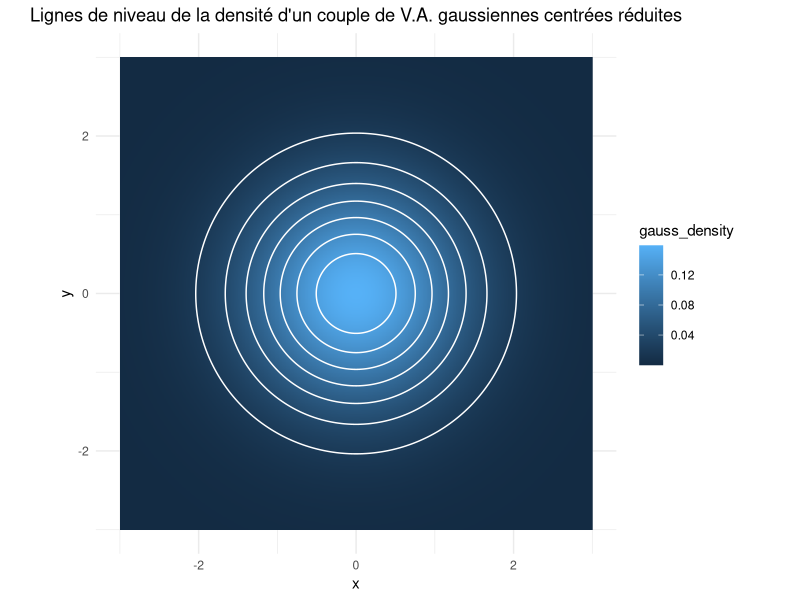
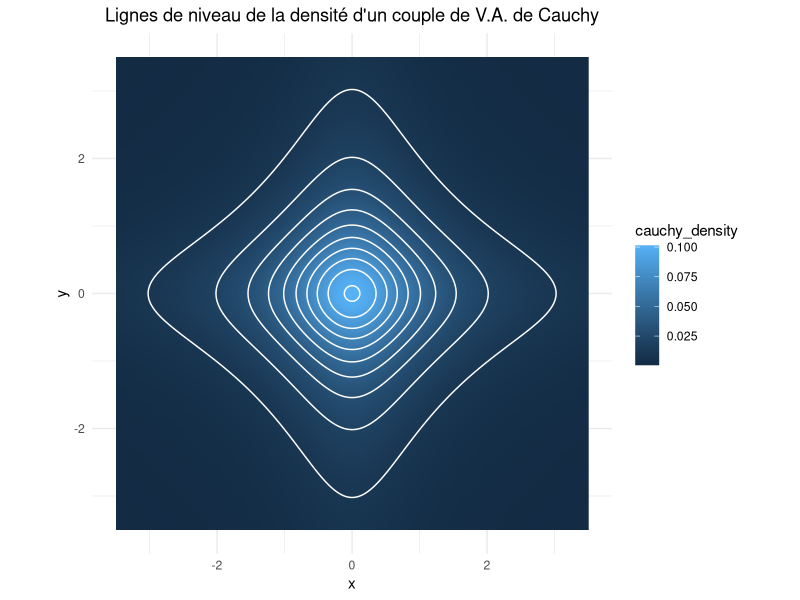
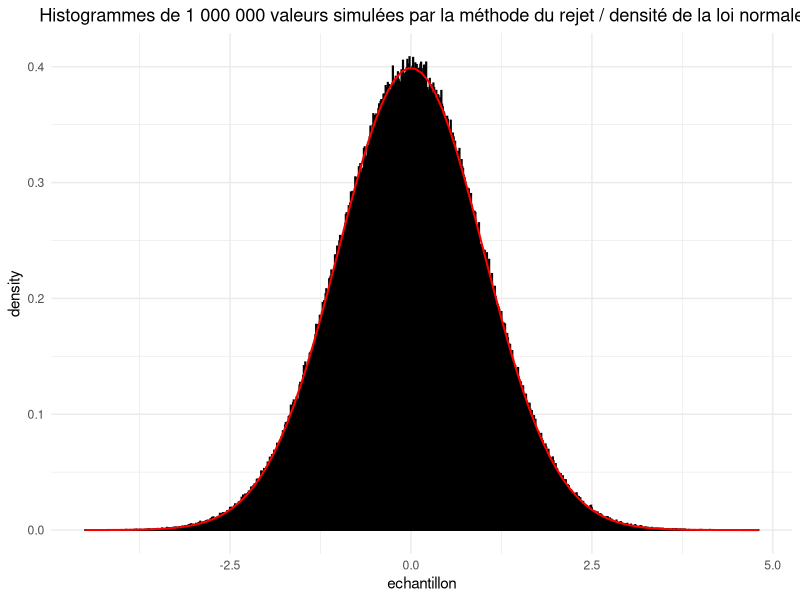
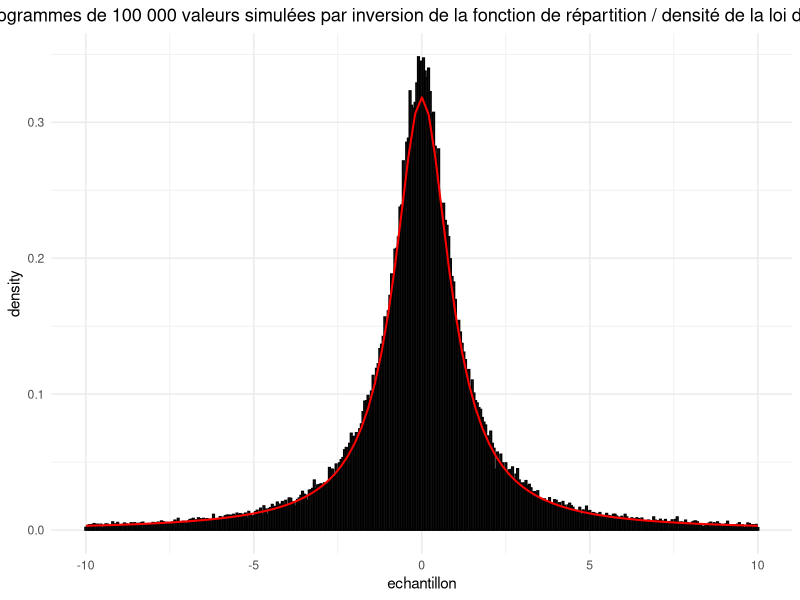
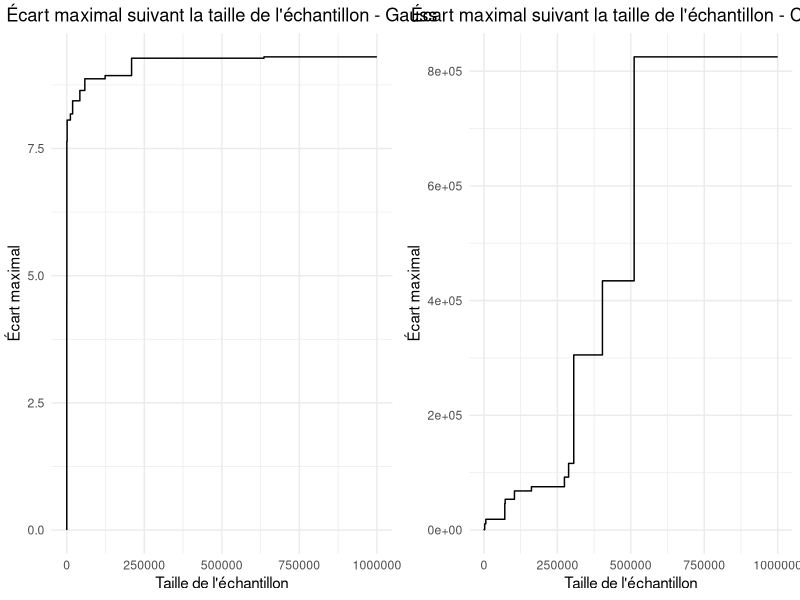
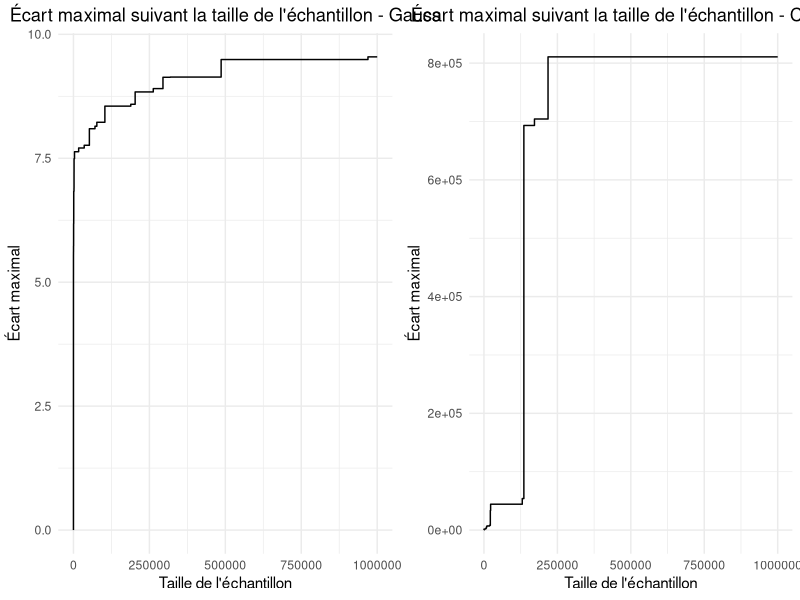
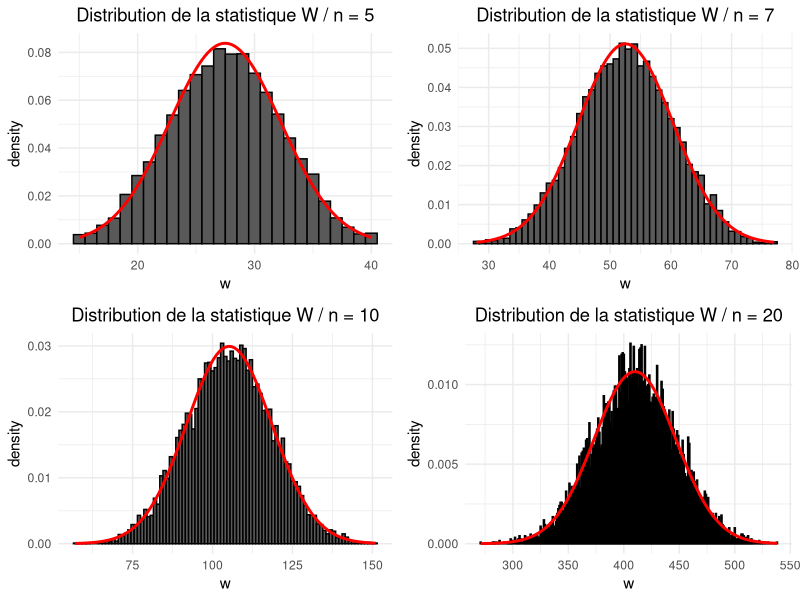
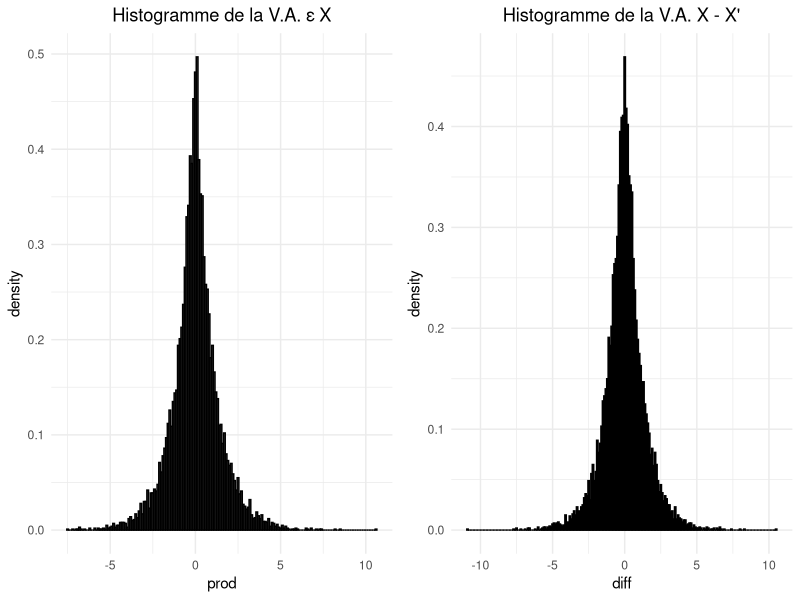

Source code (R) for these figures, in order:
## ---- chunk 1
library(knitr)
library(tidyverse)
library(ggplot2)
library(gridExtra)
opts_chunk$set(echo = TRUE,
               fig.align = "center",
               fig.retina = 2,
               fig.width = 10,
               cache = FALSE,
               cache.lazy = FALSE)
## ---- chunk 2
# Densité de probabilité gaussienne dans R^2
gaussian_density <- function(x,y){
  return( exp( -0.5 * ( x^2 + y^2 ) ) / (2*pi) )
}

# On génère une grille d coordonnées (x,y), ainsi que la densité associée
x = seq(-3,3,0.01)
y = seq(-3,3,0.01)
don_gauss <- expand_grid(x, y) %>%
  mutate( gauss_density = gaussian_density(x,y))

# Représentation graphique
ggplot( data = don_gauss ) +
  aes( x = x, y = y, z = gauss_density ) +
  geom_raster( aes( fill = gauss_density ) ) +
  geom_contour( colour = "white" ) +
  coord_fixed( ratio = 1 ) +
  theme_minimal() +
  ggtitle("Lignes de niveau de la densité d'un couple de V.A. gaussiennes centrées réduites") +
  theme( plot.title = element_text(hjust = 0.5) )
## ---- chunk 3
cauchy_density <- function(x,y){
  return( 1 / ( pi^2 * (1+x^2) * (1+y^2) ) )
}

# On génère une grille d coordonnées (x,y), ainsi que la densité associée
x = seq(-3.5,3.5,0.01)
y = seq(-3.5,3.5,0.01)
don_cauchy <- expand_grid(x, y) %>%
  mutate( cauchy_density = cauchy_density(x,y))

# Représentation graphique
ggplot( data = don_cauchy ) +
  aes( x = x, y = y, z = cauchy_density ) +
  geom_raster( aes( fill = cauchy_density ) ) +
  geom_contour( colour = "white" ) +
  coord_fixed( ratio = 1 ) +
  theme_minimal() +
  ggtitle("Lignes de niveau de la densité d'un couple de V.A. de Cauchy") +
  theme( plot.title = element_text(hjust = 0.5) )
## ---- chunk 4
# Import du package qui contient dlaplace(), la densité de la loi de Laplace de paramètre de position 0 et de paramètre d'échelle 1
library(rmutil)
# La constante c de la méthode du rejet explicitée ci-dessus
c<-sqrt( ( 2 * exp(1) ) / pi )

# Implémentation de la fonction echantillon_normal(n) qui génère un échantillon de n valeurs issue d'une V.A normale centrée réduite
echantillon_normal <- function(n){
  
  values <- vector("double", n)
  
  for( i in 1:n ){
    y <- rlaplace(1) # Valeur tirée d'une V.A Laplace
    u <- runif(1) # Valeur tirée d'une V.A uniforme sur [0;1]
    while( c * u * dlaplace(y) > dnorm(y) ){
      y <- rlaplace(1)
      u <- runif(1)
    }
    values[i] <- y
  }
  return(values)
}

# Représentation d'un échantillon normal taille 1 000 000
set.seed(42)
test_normal <- tibble( echantillon = echantillon_normal(1000000))

ggplot( data = test_normal ) +
  geom_histogram( aes( x = echantillon, stat(density)), binwidth = 0.01, colour = "black" ) +
  stat_function( fun = dnorm, args = list( mean = 0,  sd = 1 ), colour = "red", size = 0.7 ) +
  theme_minimal() +
  ggtitle("Histogrammes de 1 000 000 valeurs simulées par la méthode du rejet / densité de la loi normale") +
  theme( plot.title = element_text(hjust = 0.5) )
## ---- chunk 5
# La fonction ci-dessous renvoie n valeurs d'une variable aléatoire de loi de Cauchy,
# via la méthode de l'inverse de Lévy de la fonction de répartition associée
echantillon_cauchy <- function(n){
  u <- runif(n)
  return( tan( pi * ( u - 0.5 ) ) )
}

# On génère 1 000 000 de valeurs
set.seed(42)
test_cauchy <- tibble( echantillon = echantillon_cauchy(100000))

ggplot( data = test_cauchy %>% filter(echantillon < 10 & echantillon > -10)) +
  geom_histogram( aes( x = echantillon, stat(density)), binwidth = 0.05, colour = "black" ) +
  stat_function( fun = dcauchy, args = list( location = 0,  scale = 1 ), colour = "red", size = 0.7 ) +
  theme_minimal() +
  ggtitle("Histogrammes de 100 000 valeurs simulées par inversion de la fonction de répartition / densité de la loi de Cauchy") +
  theme( plot.title = element_text(hjust = 0.5) )
## ---- chunk 6
set.seed(42)

n <- 1000000

# Calcul de l'écart maximal au fur et à mesure que l'échantillon grandit
don_max <- tibble(
  normal = echantillon_normal(n),
  cauchy = echantillon_cauchy(n)
) %>%
  mutate(
    normal_max = cummax(normal),
    cauchy_max = cummax(cauchy),
    normal_min = cummin(normal),
    cauchy_min = cummin(cauchy),
    normal_ecart = normal_max - normal_min,
    cauchy_ecart = cauchy_max - cauchy_min
  ) %>%
  select(
    normal_ecart,
    cauchy_ecart
  )

# Représentation graphique
plots = vector("list", 2)

plots[[1]] <- ggplot(data = don_max) +
  aes( x = 1:n, y = normal_ecart) +
  geom_line() +
  xlab("Taille de l'échantillon") +
  ylab("Écart maximal") +
  theme_minimal() +
  ggtitle("Écart maximal suivant la taille de l'échantillon - Gauss") +
  theme( plot.title = element_text(hjust = 0.5) )

plots[[2]] <- ggplot(data = don_max) +
  aes( x = 1:n, y = cauchy_ecart) +
  geom_line() +
  xlab("Taille de l'échantillon") +
  ylab("Écart maximal") +
  theme_minimal() +
  ggtitle("Écart maximal suivant la taille de l'échantillon - Cauchy") +
  theme( plot.title = element_text(hjust = 0.5) )

gridExtra::grid.arrange( grobs = plots, ncol = 2 )
## ---- chunk 7
n <- 1000000

don_max <- tibble(
  normal = echantillon_normal(n),
  cauchy = echantillon_cauchy(n)
) %>%
  mutate(
    normal_max = cummax(normal),
    cauchy_max = cummax(cauchy),
    normal_min = cummin(normal),
    cauchy_min = cummin(cauchy),
    normal_ecart = normal_max - normal_min,
    cauchy_ecart = cauchy_max - cauchy_min
  ) %>%
  select(
    normal_ecart,
    cauchy_ecart
  )

plots = vector("list", 2)

plots[[1]] <- ggplot(data = don_max) +
  aes( x = 1:n, y = normal_ecart) +
  geom_line() +
  xlab("Taille de l'échantillon") +
  ylab("Écart maximal") +
  theme_minimal() +
  ggtitle("Écart maximal suivant la taille de l'échantillon - Gauss") +
  theme( plot.title = element_text(hjust = 0.5) )

plots[[2]] <- ggplot(data = don_max) +
  aes( x = 1:n, y = cauchy_ecart) +
  geom_line() +
  xlab("Taille de l'échantillon") +
  ylab("Écart maximal") +
  theme_minimal() +
  ggtitle("Écart maximal suivant la taille de l'échantillon - Cauchy") +
  theme( plot.title = element_text(hjust = 0.5) )

gridExtra::grid.arrange( grobs = plots, ncol = 2 )
## ---- chunk 8
N <- 10000

stat_wilcoxon <- function(n){
  
  # Le vecteur W contient les N valeurs de la statistique de Wilcoxon associées au N échantillons simulés
  W <- rep(0, N)
  for( i in 1:N ){
    U <- runif(n)
    V <- runif(n)
    Z <- c(U,V)
    U <- sort(U)
    Z <- sort(Z)
    for ( j in 1:n ){
      for ( k in 1:(2*n) ){
        if ( U[j] == Z[k] ){
          W[i] = W[i] + k
        }
      }
    }
  }
  return(W)
}

# Représentation graphique
set.seed(1000)
plots <- vector("list", 4)
don <- vector("list",4)
n <- c(5,7,10,20)
for( i in 1:4 ){
  don[[i]] <- tibble( w = stat_wilcoxon(n[i]) )
  m <- mean(don[[i]]$w)
  s <- sd(don[[i]]$w)
  plots[[i]] <- ggplot(data = don[[i]]) +
    geom_histogram( aes( x = w, stat(density)), binwidth = 1, colour = "black" ) +
    stat_function( fun = dnorm, args = list( mean = m,  sd = s ), colour = "red", size = 1 ) +
    theme_minimal() +
    ggtitle(str_c("Distribution de la statistique W / n = ", n[i] ) ) +
    theme( plot.title = element_text(hjust = 0.5) )
}

gridExtra::grid.arrange( grobs = plots, ncol = 2 )
## ---- chunk 9
for(i in 1:4){
  print( str_c("cas n = ", n[i]) )
  print( shapiro.test( sample(don[[i]]$w, 5000) ) )
}
## ---- chunk 10
rademacher <- function(n){
  epsilon <- 0
  list_epsilon <- vector("double", n)
  for(i in 1:n){
    u <- runif(1)
    if( u <= 0.5 ){
      epsilon <- -1
    }
    else{
      epsilon <- 1
    }
    list_epsilon[i] <- epsilon
  }
  return(list_epsilon)
}

set.seed(42)
n <- 10000
don <- tibble( exp1 = rexp(n), exp2 = rexp(n), rademacher = rademacher(n), prod = exp1*rademacher, diff = exp1-exp2 )
plots <- vector("list", 2)

plots[[1]] <- ggplot( data = don ) +
  geom_histogram( aes( x = prod, stat(density) ), binwidth = 0.1, colour = "black" ) +
  theme_minimal() +
  ggtitle("Histogramme de la V.A. \u03B5 X") +
  theme( plot.title = element_text(hjust = 0.5) )

plots[[2]] <- ggplot( data = don ) +
  geom_histogram( aes( x = diff, stat(density) ), binwidth = 0.1, colour = "black" ) +
  theme_minimal() +
  ggtitle("Histogramme de la V.A. X - X'") +
  theme( plot.title = element_text(hjust = 0.5) )

gridExtra::grid.arrange( grobs = plots, ncol = 2 )
